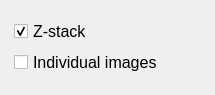
                            <widget class="QWidget" name="scrollAreaWidgetContents_4">
                             <property name="geometry">
                              <rect>
                               <x>0</x>
                               <y>0</y>
                               <width>215</width>
                               <height>95</height>
                              </rect>
                             </property>
                             <layout class="QGridLayout" name="gridLayout_14">
                              <item row="0" column="0">
                               <widget class="QWidget" name="widget_4" native="true">
                                <layout class="QGridLayout" name="gridLayout_15">
                                 <property name="leftMargin">
                                  <number>3</number>
                                 </property>
                                 <property name="topMargin">
                                  <number>3</number>
                                 </property>
                                 <property name="rightMargin">
                                  <number>3</number>
                                 </property>
                                 <property name="bottomMargin">
                                  <number>3</number>
                                 </property>
                                 <property name="verticalSpacing">
                                  <number>1</number>
                                 </property>
                                 <item row="0" column="0">
                                  <widget class="QCheckBox" name="checkBox_15">
                                   <property name="font">
                                    <font>
                                     <family>Arial</family>
                                     <pointsize>12</pointsize>
                                    </font>
                                   </property>
                                   <property name="autoFillBackground">
                                    <bool>false</bool>
                                   </property>
                                   <property name="text">
                                    <string>Z-stack</string>
                                   </property>
                                   <property name="checked">
                                    <bool>true</bool>
                                   </property>
                                  </widget>
                                 </item>
                                 <item row="1" column="0">
                                  <widget class="QCheckBox" name="checkBox_16">
                                   <property name="font">
                                    <font>
                                     <family>Arial</family>
                                     <pointsize>12</pointsize>
                                    </font>
                                   </property>
                                   <property name="text">
                                    <string>Individual images</string>
                                   </property>
                                   <property name="checked">
                                    <bool>false</bool>
                                   </property>
                                  </widget>
                                 </item>
                                </layout>
                               </widget>
                              </item>
                             </layout>
                            </widget>
